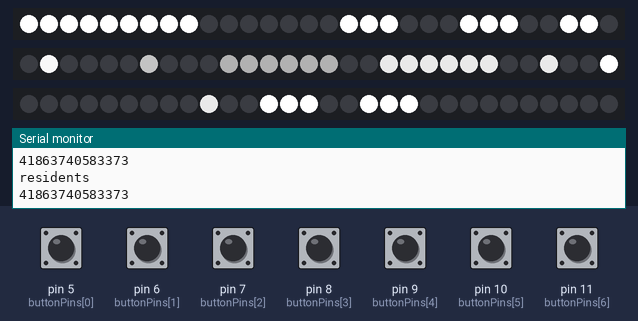
A sketch run on a simulated Arduino Uno, built with avr-gcc and run on an emulated ATmega328P. Parts: 3 × 30 RGB LEDs in strip order, left to right, the last lines printed to the serial monitor. The test bench sets the inputs (shaded band); at power-on: pin 5 (buttonPins[0]), pin 6 (buttonPins[1]), pin 7 (buttonPins[2]), pin 8 (buttonPins[3]), pin 9 (buttonPins[4]), pin 10 (buttonPins[5]), pin 11 (buttonPins[6]) HIGH. Colours are those a GRB WS2812 strip shows for the declared byte order.

Above: at 1.2 s.
1.3 s: pin 5 (buttonPins[0]) pulled LOW for 1 s
2.9 s: pin 6 (buttonPins[1]) pulled LOW for 0.15 s
At 3.0 s:
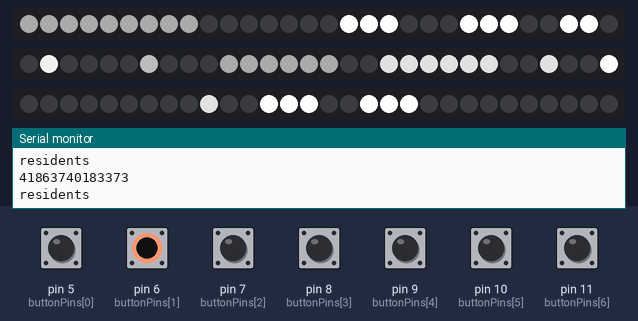
3.6 s: pin 7 (buttonPins[2]) pulled LOW for 0.15 s
4.3 s: pin 8 (buttonPins[3]) pulled LOW for 0.15 s
5.9 s: pin 10 (buttonPins[5]) pulled LOW for 0.15 s
7.5 s: pin 11 (buttonPins[6]) pulled LOW for 0.15 s
Timing chart, 0 to 10.1 s (numbered marks = the images above; inputs shaded):
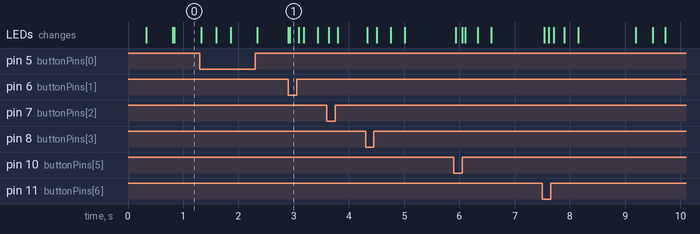

The sketch:

do_you_see_what_i_see.ino
```cpp
#include <FastLED.h>
#include <pixeltypes.h>

#define NUM_STRIPS 3
#define NUM_LEDS_PER_STRIP 30
CRGB leds[NUM_STRIPS][NUM_LEDS_PER_STRIP];

const int buttonPins[7] = { 5, 6, 7, 8, 9, 10, 11 };
int buttonState[7] = { 0 };

void setup() {
  Serial.begin(9600);

  FastLED.addLeds<WS2813, 4>(leds[0], NUM_LEDS_PER_STRIP);  // 0 -> blue -> D4
  FastLED.addLeds<WS2813, 2>(leds[1], NUM_LEDS_PER_STRIP);  // 1 -> yellow -> D2
  FastLED.addLeds<WS2813, 3>(leds[2], NUM_LEDS_PER_STRIP);  // 2 -> red -> D3

  pinMode(5, INPUT_PULLUP);
  pinMode(6, INPUT_PULLUP);
  pinMode(7, INPUT_PULLUP);
  pinMode(8, INPUT_PULLUP);
  pinMode(9, INPUT_PULLUP);
  pinMode(10, INPUT_PULLUP);
  pinMode(11, INPUT_PULLUP);
}

void name(int brightness) {
  leds[0][27] = CRGB(brightness, brightness, brightness);
  leds[0][28] = CRGB(brightness, brightness, brightness);
}

void religion(int brightness) {
  leds[0][22] = CRGB(brightness, brightness, brightness);
  leds[0][23] = CRGB(brightness, brightness, brightness);
  leds[0][24] = CRGB(brightness, brightness, brightness);

  leds[0][16] = CRGB(brightness, brightness, brightness);
  leds[0][17] = CRGB(brightness, brightness, brightness);
  leds[0][18] = CRGB(brightness, brightness, brightness);
}

void people(int brightness) {
  leds[1][1] = CRGB(brightness, brightness, brightness);
}

void kids(int brightness) {
  leds[1][29] = CRGB(brightness, brightness, brightness);
}

void house(int brightness) {
  for (int i = 0; i < 9; i++) {
    leds[0][i] = CRGB(brightness, brightness, brightness);
  }
}

void lamp(int brightness) {
  leds[1][26] = CRGB(brightness, brightness, brightness);
  leds[2][9] = CRGB(brightness, brightness, brightness);
}

void space(int brightness) {
  leds[2][12] = CRGB(brightness, brightness, brightness);
  leds[2][13] = CRGB(brightness, brightness, brightness);
  leds[2][14] = CRGB(brightness, brightness, brightness);

  leds[2][17] = CRGB(brightness, brightness, brightness);
  leds[2][18] = CRGB(brightness, brightness, brightness);
  leds[2][19] = CRGB(brightness, brightness, brightness);
}

void road(int brightness) {
  for (int i = 18; i < 24; i++) {
    leds[1][i] = CRGB(brightness, brightness, brightness);
  }
}

void canal(int brightness) {
  for (int i = 10; i < 16; i++) {
    leds[1][i] = CRGB(brightness, brightness, brightness);
  }
}

void rubbish(int brightness) {
  leds[1][6] = CRGB(brightness, brightness, brightness);
}


long mapBrightness(int value) {
  if (value > 40) {
    return 255;
  } else {
    // double number = map(sqrt(value), 0, 40, 0, 255);
    // double number = 40*sq(value/40.00);
    // number = map(number, 0, 40, 0, 255);
    // if (number != 0) {
    //   Serial.println(number);
    // }
    // return number;

    return map(sq(value), 0, sq(40), 0, 255);
  }
}

void setLight(int values[]) {
  name(mapBrightness(values[0]));      //story/memory
  religion(mapBrightness(values[1]));  //identity
  people(mapBrightness(values[2]));    //collectivity
  kids(mapBrightness(values[3]));      //activity
  house(mapBrightness(values[4]));     //apperance
  lamp(mapBrightness(values[5]));      //comfort
  space(mapBrightness(values[6]));     //spatial.
  road(mapBrightness(values[7]));      //infra
  canal(mapBrightness(values[8]));     //location
  rubbish(mapBrightness(values[9]));   //object
}

void loop() {
  int residents[10] = { 8, 8, 8, 8, 9, 10, 10, 10, 10, 15 };     //{ 1, 14, 4, 15, 20, 3, 10, 4, 0, 6 }
  int visitors[10] = { 0, 0, 0, 0, 40, 0, 0, 0, 0, 0 };         //{ 3, 11, 5, 5, 40, 1, 7, 2, 0, 1 }
  int professionals[10] = { 8, 10, 19, 22, 0, 0, 0, 0, 0, 0 };  //{ 6, 14, 16, 19, 15, 3, 6, 5, 3, 5 }
  int governments[10] = { 0, 20, 0, 0, 0, 15, 0, 15, 0, 0 };   //{ 5, 15, 10, 12, 3, 9, 9, 8, 4, 2 }
  int academics[10] = { 0, 30, 0, 0, 0, 0, 20, 0, 0, 0 };      //{ 4, 20, 9, 5, 4, 4, 19, 4, 0, 2 }
  int makers[10] = { 15, 0, 0, 0, 0, 0, 35, 0, 0, 0 };         // { 11, 10, 3, 3, 3, 3, 25, 2, 1, 3 }
  int owners[10] = { 10, 18, 10, 10, 9, 8, 8, 8, 8, 8 };       //{ 4, 21, 8, 11, 12, 8, 10, 5, 3, 3 }

  int result[10] = { 0 };
  int resultWithFading[10] = { 0 };

  for (int i = 0; i < 7; i++) {
    buttonState[i] = digitalRead(buttonPins[i]);
  }

  if (buttonState[0] == 1) {
    addArray(result, residents);
    Serial.println("residents");
  }

  if (buttonState[1] == 1) {
    addArray(result, visitors);
  }

  if (buttonState[2] == 1) {
    addArray(result, professionals);
  }

  if (buttonState[3] == 1) {
    addArray(result, governments);
  }

  if (buttonState[4] == 1) {
    addArray(result, academics);
  }

  if (buttonState[5] == 1) {
    addArray(result, makers);
  }

  if (buttonState[6] == 1) {
    addArray(result, owners);
  }


  for (int lightIndex = 0; lightIndex < 10; lightIndex++) {
    resultWithFading[lightIndex] = 2 * sin(0.002 * millis()) + result[lightIndex];
  }
  setLight(resultWithFading);

  for (int i = 0; i < 7; i++) {
    Serial.print(result[i]);
  }
  Serial.println("");
  FastLED.show();
}

void addArray(int* result, int array[]) {
  for (int i = 0; i < 10; i++) {
    result[i] = array[i] + result[i];
  }
}
```
